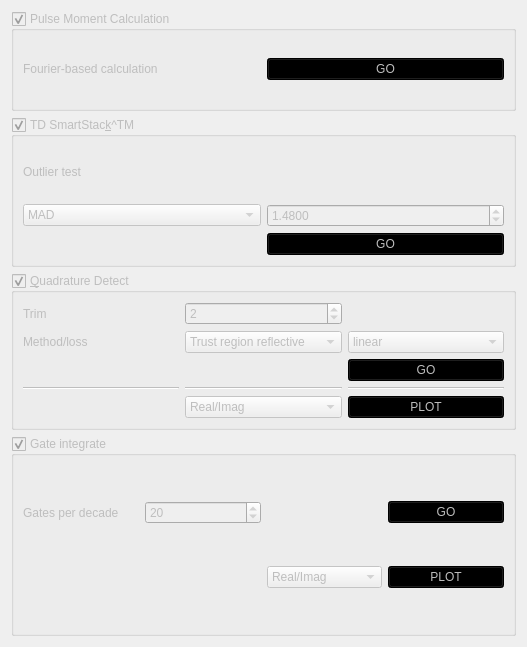
          <widget class="QWidget" name="QCTab">
           <attribute name="title">
            <string>QC</string>
           </attribute>
           <layout class="QVBoxLayout" name="verticalLayout_6">
            <item>
             <widget class="QGroupBox" name="qCalcGroupBox">
              <property name="enabled">
               <bool>false</bool>
              </property>
              <property name="sizePolicy">
               <sizepolicy hsizetype="Fixed" vsizetype="Expanding">
                <horstretch>0</horstretch>
                <verstretch>0</verstretch>
               </sizepolicy>
              </property>
              <property name="minimumSize">
               <size>
                <width>505</width>
                <height>100</height>
               </size>
              </property>
              <property name="maximumSize">
               <size>
                <width>505</width>
                <height>150</height>
               </size>
              </property>
              <property name="title">
               <string>Pulse Moment Calculation </string>
              </property>
              <property name="checkable">
               <bool>true</bool>
              </property>
              <layout class="QGridLayout" name="gridLayout_13">
               <item row="1" column="1">
                <widget class="QPushButton" name="calcQGO">
                 <property name="sizePolicy">
                  <sizepolicy hsizetype="Expanding" vsizetype="Fixed">
                   <horstretch>0</horstretch>
                   <verstretch>0</verstretch>
                  </sizepolicy>
                 </property>
                 <property name="minimumSize">
                  <size>
                   <width>80</width>
                   <height>20</height>
                  </size>
                 </property>
                 <property name="maximumSize">
                  <size>
                   <width>16777215</width>
                   <height>16777215</height>
                  </size>
                 </property>
                 <property name="styleSheet">
                  <string notr="true">#calcQGO {
    background: green;
}

#calcQGO:disabled{
    background: black;
}</string>
                 </property>
                 <property name="text">
                  <string>GO</string>
                 </property>
                </widget>
               </item>
               <item row="1" column="0">
                <widget class="QLabel" name="label_8">
                 <property name="sizePolicy">
                  <sizepolicy hsizetype="Expanding" vsizetype="Expanding">
                   <horstretch>0</horstretch>
                   <verstretch>0</verstretch>
                  </sizepolicy>
                 </property>
                 <property name="minimumSize">
                  <size>
                   <width>0</width>
                   <height>10</height>
                  </size>
                 </property>
                 <property name="maximumSize">
                  <size>
                   <width>16777215</width>
                   <height>10</height>
                  </size>
                 </property>
                 <property name="text">
                  <string>Fourier-based calculation</string>
                 </property>
                </widget>
               </item>
              </layout>
             </widget>
            </item>
            <item>
             <widget class="QGroupBox" name="FDSmartStackGroupBox">
              <property name="enabled">
               <bool>false</bool>
              </property>
              <property name="sizePolicy">
               <sizepolicy hsizetype="Fixed" vsizetype="Fixed">
                <horstretch>0</horstretch>
                <verstretch>0</verstretch>
               </sizepolicy>
              </property>
              <property name="minimumSize">
               <size>
                <width>505</width>
                <height>150</height>
               </size>
              </property>
              <property name="maximumSize">
               <size>
                <width>505</width>
                <height>16777215</height>
               </size>
              </property>
              <property name="title">
               <string>TD SmartStac&amp;k^TM</string>
              </property>
              <property name="checkable">
               <bool>true</bool>
              </property>
              <layout class="QGridLayout" name="gridLayout_14">
               <item row="0" column="0">
                <widget class="QLabel" name="label_37">
                 <property name="text">
                  <string>Outlier test</string>
                 </property>
                </widget>
               </item>
               <item row="1" column="0">
                <widget class="QComboBox" name="outlierTestCB">
                 <item>
                  <property name="text">
                   <string>MAD</string>
                  </property>
                 </item>
                 <item>
                  <property name="text">
                   <string>none</string>
                  </property>
                 </item>
                </widget>
               </item>
               <item row="2" column="1">
                <widget class="QPushButton" name="FDSmartStackGO">
                 <property name="styleSheet">
                  <string notr="true">#FDSmartStackGO {
    background: green;
}

#FDSmartStackGO:disabled{
    background: black;
}</string>
                 </property>
                 <property name="text">
                  <string>GO</string>
                 </property>
                </widget>
               </item>
               <item row="1" column="1">
                <widget class="QDoubleSpinBox" name="MADCutoff">
                 <property name="toolTip">
                  <string>&lt;html&gt;&lt;head/&gt;&lt;body&gt;&lt;p&gt;The threshold value used in the median absolute deviation outlier test. The default value of 1.4826 follows from an assumption of Gaussian noise, lower cutoff values are stricter and will throw out more samples.  &lt;/p&gt;&lt;/body&gt;&lt;/html&gt;</string>
                 </property>
                 <property name="decimals">
                  <number>4</number>
                 </property>
                 <property name="maximum">
                  <double>10.000000000000000</double>
                 </property>
                 <property name="value">
                  <double>1.480000000000000</double>
                 </property>
                </widget>
               </item>
              </layout>
             </widget>
            </item>
            <item>
             <widget class="QGroupBox" name="qdGroupBox">
              <property name="enabled">
               <bool>false</bool>
              </property>
              <property name="sizePolicy">
               <sizepolicy hsizetype="Fixed" vsizetype="Expanding">
                <horstretch>0</horstretch>
                <verstretch>0</verstretch>
               </sizepolicy>
              </property>
              <property name="minimumSize">
               <size>
                <width>505</width>
                <height>100</height>
               </size>
              </property>
              <property name="maximumSize">
               <size>
                <width>505</width>
                <height>200</height>
               </size>
              </property>
              <property name="title">
               <string>&amp;Quadrature Detect</string>
              </property>
              <property name="checkable">
               <bool>true</bool>
              </property>
              <layout class="QGridLayout" name="gridLayout_15">
               <item row="2" column="2">
                <widget class="QComboBox" name="QDMethod">
                 <item>
                  <property name="text">
                   <string>Trust region reflective</string>
                  </property>
                 </item>
                 <item>
                  <property name="text">
                   <string>Dogbox</string>
                  </property>
                 </item>
                 <item>
                  <property name="text">
                   <string>Levenberg-Marquardt</string>
                  </property>
                 </item>
                </widget>
               </item>
               <item row="5" column="3">
                <widget class="QPushButton" name="plotQD">
                 <property name="enabled">
                  <bool>false</bool>
                 </property>
                 <property name="styleSheet">
                  <string notr="true">#plotQD {
    background: green;
}

#plotQD:disabled{
    background: black;
}</string>
                 </property>
                 <property name="text">
                  <string>PLOT</string>
                 </property>
                 <property name="checkable">
                  <bool>false</bool>
                 </property>
                </widget>
               </item>
               <item row="2" column="0">
                <widget class="QLabel" name="label_42">
                 <property name="text">
                  <string>Method/loss</string>
                 </property>
                </widget>
               </item>
               <item row="1" column="2">
                <widget class="QSpinBox" name="trimSpin">
                 <property name="minimum">
                  <number>0</number>
                 </property>
                 <property name="value">
                  <number>2</number>
                 </property>
                </widget>
               </item>
               <item row="3" column="3">
                <widget class="QPushButton" name="qdGO">
                 <property name="styleSheet">
                  <string notr="true">#qdGO {
    background: green;
}

#qdGO:disabled{
    background: black;
}</string>
                 </property>
                 <property name="text">
                  <string>GO</string>
                 </property>
                </widget>
               </item>
               <item row="5" column="2">
                <widget class="QComboBox" name="QDType">
                 <item>
                  <property name="text">
                   <string>Real/Imag</string>
                  </property>
                 </item>
                 <item>
                  <property name="text">
                   <string>Amp/Phase</string>
                  </property>
                 </item>
                 <item>
                  <property name="text">
                   <string>Phased</string>
                  </property>
                 </item>
                </widget>
               </item>
               <item row="1" column="0">
                <widget class="QLabel" name="label_38">
                 <property name="text">
                  <string>Trim</string>
                 </property>
                </widget>
               </item>
               <item row="2" column="3">
                <widget class="QComboBox" name="QDLoss">
                 <item>
                  <property name="text">
                   <string>linear</string>
                  </property>
                 </item>
                 <item>
                  <property name="text">
                   <string>soft L1</string>
                  </property>
                 </item>
                 <item>
                  <property name="text">
                   <string>Cauchy</string>
                  </property>
                 </item>
                 <item>
                  <property name="text">
                   <string>Huber</string>
                  </property>
                 </item>
                </widget>
               </item>
               <item row="4" column="2">
                <widget class="Line" name="line_10">
                 <property name="orientation">
                  <enum>Qt::Horizontal</enum>
                 </property>
                </widget>
               </item>
               <item row="4" column="0">
                <widget class="Line" name="line_11">
                 <property name="orientation">
                  <enum>Qt::Horizontal</enum>
                 </property>
                </widget>
               </item>
               <item row="4" column="3">
                <widget class="Line" name="line_12">
                 <property name="orientation">
                  <enum>Qt::Horizontal</enum>
                 </property>
                </widget>
               </item>
              </layout>
             </widget>
            </item>
            <item>
             <widget class="QGroupBox" name="gateBox">
              <property name="enabled">
               <bool>false</bool>
              </property>
              <property name="sizePolicy">
               <sizepolicy hsizetype="Fixed" vsizetype="Expanding">
                <horstretch>0</horstretch>
                <verstretch>0</verstretch>
               </sizepolicy>
              </property>
              <property name="minimumSize">
               <size>
                <width>505</width>
                <height>200</height>
               </size>
              </property>
              <property name="maximumSize">
               <size>
                <width>505</width>
                <height>200</height>
               </size>
              </property>
              <property name="title">
               <string>Gate integrate</string>
              </property>
              <property name="checkable">
               <bool>true</bool>
              </property>
              <layout class="QGridLayout" name="gridLayout_16">
               <item row="0" column="0">
                <widget class="QLabel" name="label_53">
                 <property name="text">
                  <string>Gates per decade </string>
                 </property>
                </widget>
               </item>
               <item row="0" column="3">
                <widget class="QPushButton" name="gateIntegrateGO">
                 <property name="styleSheet">
                  <string notr="true">#gateIntegrateGO {
    background: green;
}

#gateIntegrateGO:disabled{
    background: black;
}</string>
                 </property>
                 <property name="text">
                  <string>GO</string>
                 </property>
                </widget>
               </item>
               <item row="1" column="3">
                <widget class="QPushButton" name="plotGI">
                 <property name="enabled">
                  <bool>false</bool>
                 </property>
                 <property name="styleSheet">
                  <string notr="true">#plotGI {
    background: green;
}

#plotGI:disabled{
    background: black;
}</string>
                 </property>
                 <property name="text">
                  <string>PLOT</string>
                 </property>
                 <property name="checkable">
                  <bool>false</bool>
                 </property>
                </widget>
               </item>
               <item row="0" column="1">
                <widget class="QSpinBox" name="GPDspinBox">
                 <property name="minimum">
                  <number>6</number>
                 </property>
                 <property name="maximum">
                  <number>30</number>
                 </property>
                 <property name="value">
                  <number>20</number>
                 </property>
                </widget>
               </item>
               <item row="1" column="2">
                <widget class="QComboBox" name="QDType_2">
                 <item>
                  <property name="text">
                   <string>Real/Imag</string>
                  </property>
                 </item>
                 <item>
                  <property name="text">
                   <string>Amp/Phase</string>
                  </property>
                 </item>
                 <item>
                  <property name="text">
                   <string>Phased</string>
                  </property>
                 </item>
                </widget>
               </item>
              </layout>
             </widget>
            </item>
           </layout>
          </widget>
